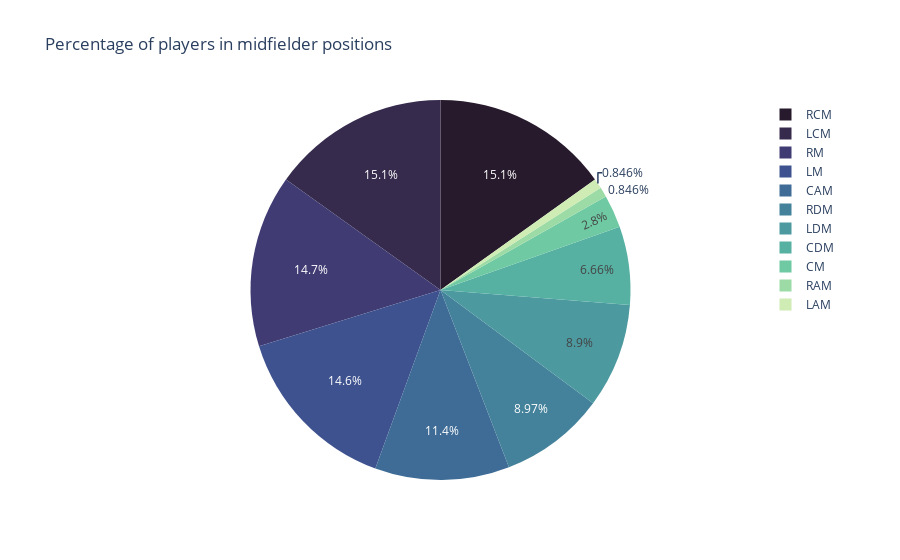

Here is the notebook cell this chart was saved with:
### Markdown cell above
#### 7- Pie chart Describing the Percentage of Players in different Midfielder positions

### Code cell
mid = ['CAM', 'RCM', 'CDM', 'LDM', 'RM', 'LCM', 'LM', 'RDM', 'RAM','CM', 'LAM']
sample = df[df['team_position'].isin(mid)]
# sample.head()
px.pie(data_frame=sample, names='team_position',
       color_discrete_sequence=px.colors.sequential.deep_r,
       title = 'Percentage of players in midfielder positions')

### Figure 1 — Plotly figure (JSON) as saved in the notebook; plotly's stock layout.template omitted (floating-point values rounded to 4 significant figures; data arrays with more than 128 entries replaced by an {"elided": "..."} marker saying what was removed)
{"data": [{"domain": {"x": [0, 1], "y": [0, 1]}, "hovertemplate": "team_position=%{label}<extra></extra>", "labels": {"elided": "2719 str values"}, "legendgroup": "", "name": "", "showlegend": true, "type": "pie"}], "layout": {"legend": {"tracegroupgap": 0}, "piecolorway": ["rgb(39, 26, 44)", "rgb(54, 43, 77)", "rgb(64, 60, 115)", "rgb(62, 82, 143)", "rgb(62, 108, 150)", "rgb(68, 130, 155)", "rgb(76, 153, 160)", "rgb(86, 177, 163)", "rgb(111, 201, 163)", "rgb(156, 219, 165)", "rgb(206, 236, 179)", "rgb(253, 253, 204)"], "title": {"text": "Percentage of players in midfielder positions"}}}
